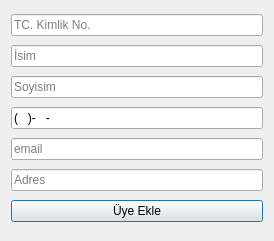
<?xml version="1.0" encoding="UTF-8"?>
<ui version="4.0">
 <class>InsertDialog</class>
 <widget class="QDialog" name="InsertDialog">
  <property name="geometry">
   <rect>
    <x>0</x>
    <y>0</y>
    <width>274</width>
    <height>241</height>
   </rect>
  </property>
  <property name="windowTitle">
   <string>Yeni Üye Kaydı</string>
  </property>
  <layout class="QGridLayout" name="gridLayout">
   <item row="1" column="0">
    <widget class="QLineEdit" name="isim_input">
     <property name="placeholderText">
      <string>İsim</string>
     </property>
    </widget>
   </item>
   <item row="4" column="0">
    <widget class="QLineEdit" name="email_input">
     <property name="inputMask">
      <string/>
     </property>
     <property name="placeholderText">
      <string>email</string>
     </property>
    </widget>
   </item>
   <item row="0" column="0">
    <widget class="QLineEdit" name="tc_input">
     <property name="inputMask">
      <string>99999999999</string>
     </property>
     <property name="placeholderText">
      <string>TC. Kimlik No.</string>
     </property>
    </widget>
   </item>
   <item row="2" column="0">
    <widget class="QLineEdit" name="soyisim_input">
     <property name="placeholderText">
      <string>Soyisim</string>
     </property>
    </widget>
   </item>
   <item row="3" column="0">
    <widget class="QLineEdit" name="telefon_input">
     <property name="inputMask">
      <string>(999)-999-9999</string>
     </property>
     <property name="placeholderText">
      <string>Telefon</string>
     </property>
    </widget>
   </item>
   <item row="6" column="0">
    <widget class="QPushButton" name="btn_uye_ekle">
     <property name="text">
      <string>Üye Ekle</string>
     </property>
    </widget>
   </item>
   <item row="5" column="0">
    <widget class="QLineEdit" name="adres_input">
     <property name="placeholderText">
      <string>Adres</string>
     </property>
    </widget>
   </item>
  </layout>
 </widget>
 <tabstops>
  <tabstop>tc_input</tabstop>
  <tabstop>isim_input</tabstop>
  <tabstop>soyisim_input</tabstop>
  <tabstop>telefon_input</tabstop>
  <tabstop>email_input</tabstop>
  <tabstop>adres_input</tabstop>
  <tabstop>btn_uye_ekle</tabstop>
 </tabstops>
 <resources/>
 <connections/>
</ui>
